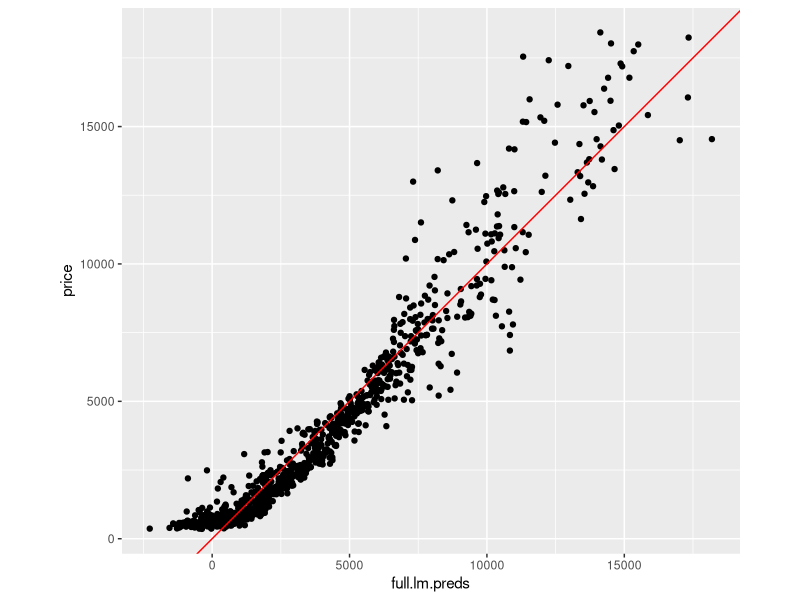

Reproduce this figure in R.
library(tidyverse)

# check out our data
diamonds

# TODO some visualizations / data exploration

# training/test/validation split
set.seed(12345)
train.proportion <- 0.6
test.proportion <- 0.2
validation.proportion <- 0.2

# pull out the training data
train.index <- sample(1:nrow(diamonds), nrow(diamonds)*train.proportion)
train.data <- diamonds[train.index,]

# select test and validation from what's left over
holdout.data <- diamonds[-train.index,]
test.index <- sample(1:nrow(holdout.data), nrow(diamonds)*test.proportion)
test.data <- holdout.data[test.index,]
validation.data <- holdout.data[-test.index,]


### Try a model using all available predictors ###

full.lm <- lm(data = train.data, price ~ .)
summary(full.lm)

nrow(train.data)


# sample just 1000 points from the validation data for easy plotting
train.data.sample.idx <- sample(1:nrow(train.data), 1000)

# make predictions for each point in the training data
train.data$full.lm.preds <- predict(full.lm, newdata=train.data)

# plot price vs. the model predictions
ggplot(data=train.data[train.data.sample.idx,]) + 
  geom_point(mapping = aes(x=full.lm.preds,y=price)) +
  coord_equal(ratio=1) + 
  geom_abline(intercept=0, slope=1, color="red")

# TODO move this to a later section
# look at residuals
# train.data$full.lm.residuals <- train.data$price - train.data$full.lm.preds
# ggplot(data=train.data[train.data.sample.idx,]) +
#   geom_histogram(mapping = aes(x=full.lm.residuals)) + 
#   geom_vline(xintercept = 0, color="red")

backward.step.lm <- step(full.lm, direction = "backward")
summary(backward.step.lm)
# keeps everything!

# *** NOT a great example of stepwise regression ***

# TODO throw in a bunch of higher-order and interaction terms, and try again
